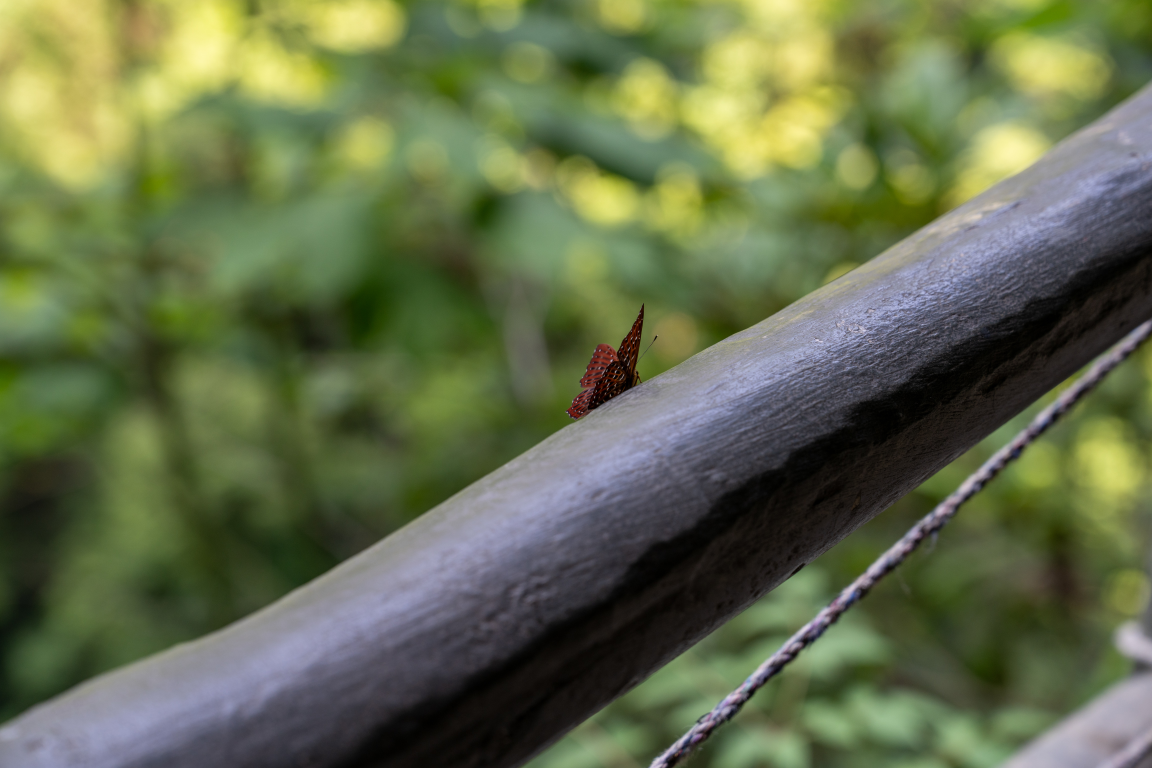
#> input picture 7CR06003.jpg, 4608 x 3072 px, found by its file name (shown at 1/4 size)
$ python find_butterfly.py
#> lines starting #> are read from the running program, lines starting #| are printed output that depends on the picture
from PIL import Image
import os

img = Image.open('7CR06003.jpg')
#> img is the input picture: PIL image 4608x3072 RGB; mean R, G, B 99.9, 109.5, 75.7
w, h = img.size
#> w = 4608; h = 3072

# Trying to find the butterfly.
# Looking at the image, it's roughly 50% across and 45% down.
# Butterfly is small.
# Center: 2304, 1536
# Let's crop a larger area first to find it.
box = (2000, 1000, 3000, 2000)
crop = img.crop(box)
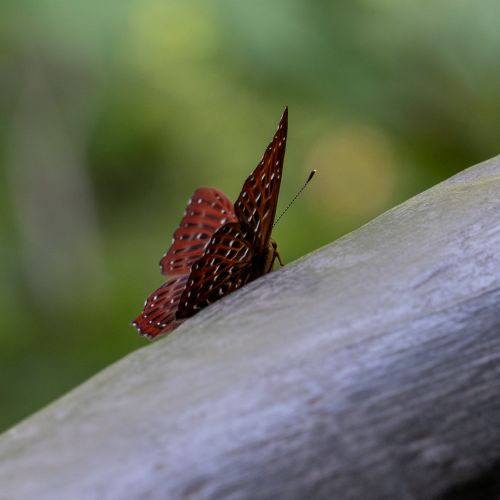
#> crop: PIL image 1000x1000 RGB (shown at 1/2 size); mean R, G, B 106.4, 112.4, 94.4
crop.save('search_crop.jpg')
print(f"Saved search_crop.jpg with size {crop.size}")
#| Saved search_crop.jpg with size (1000, 1000)

$ run again, with DSC03895.jpg copied over 7CR06003.jpg
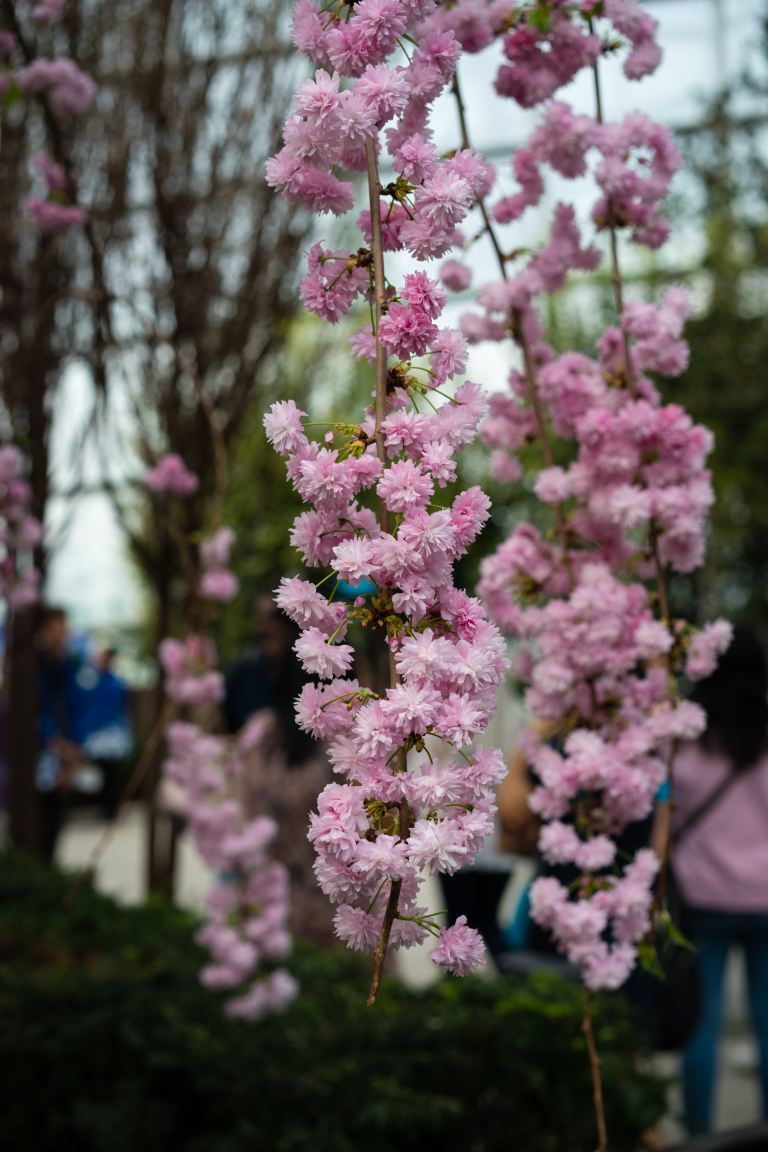
#> input picture DSC03895.jpg, 3072 x 4606 px, found by its file name (shown at 1/4 size)
#> img is the input picture: PIL image 3072x4606 RGB; mean R, G, B 98.4, 88.8, 88.6
#> `crop = img.crop(box)`:
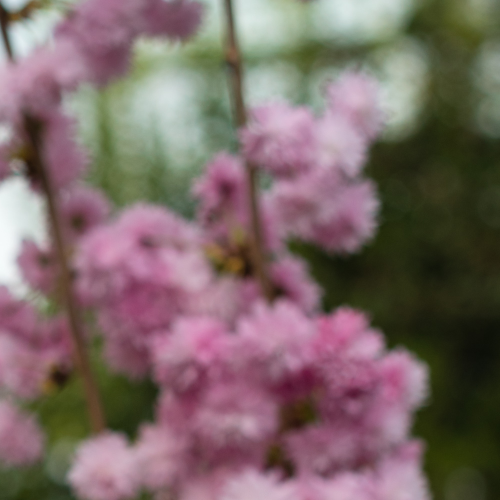
#> crop: PIL image 1000x1000 RGB (shown at 1/2 size); mean R, G, B 123.2, 104.4, 102.5
#| Saved search_crop.jpg with size (1000, 1000)
